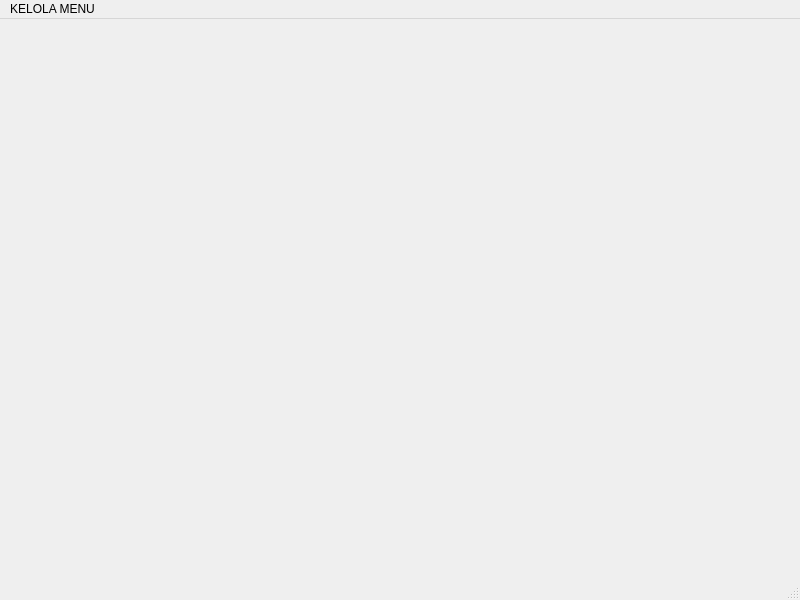
<?xml version="1.0" encoding="UTF-8"?>
<ui version="4.0">
 <class>Main</class>
 <widget class="QMainWindow" name="Main">
  <property name="geometry">
   <rect>
    <x>0</x>
    <y>0</y>
    <width>800</width>
    <height>600</height>
   </rect>
  </property>
  <property name="windowTitle">
   <string>Main</string>
  </property>
  <widget class="QWidget" name="centralwidget"/>
  <widget class="QMenuBar" name="menubar">
   <property name="geometry">
    <rect>
     <x>0</x>
     <y>0</y>
     <width>800</width>
     <height>22</height>
    </rect>
   </property>
   <widget class="QMenu" name="menuKELOLA_MENU">
    <property name="title">
     <string>KELOLA MENU</string>
    </property>
    <addaction name="actionKARYAWAN"/>
    <addaction name="actionINVENTORY"/>
    <addaction name="actionPANEN"/>
    <addaction name="actionGAJI"/>
   </widget>
   <addaction name="menuKELOLA_MENU"/>
  </widget>
  <widget class="QStatusBar" name="statusbar"/>
  <action name="actionKARYAWAN">
   <property name="text">
    <string>KARYAWAN</string>
   </property>
  </action>
  <action name="actionINVENTORY">
   <property name="text">
    <string>INVENTORY</string>
   </property>
  </action>
  <action name="actionPANEN">
   <property name="text">
    <string>PANEN</string>
   </property>
  </action>
  <action name="actionGAJI">
   <property name="text">
    <string>GAJI</string>
   </property>
  </action>
 </widget>
 <resources/>
 <connections/>
</ui>
